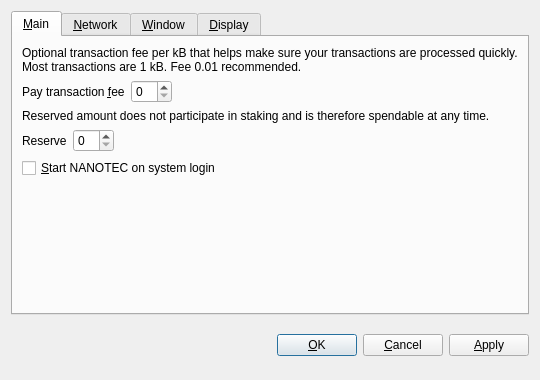
<?xml version="1.0" encoding="UTF-8"?>
<ui version="4.0">
 <class>OptionsDialog</class>
 <widget class="QDialog" name="OptionsDialog">
  <property name="geometry">
   <rect>
    <x>0</x>
    <y>0</y>
    <width>540</width>
    <height>380</height>
   </rect>
  </property>
  <property name="windowTitle">
   <string>Options</string>
  </property>
  <property name="modal">
   <bool>true</bool>
  </property>
  <layout class="QVBoxLayout" name="verticalLayout">
   <item>
    <widget class="QTabWidget" name="tabWidget">
     <property name="tabPosition">
      <enum>QTabWidget::North</enum>
     </property>
     <property name="currentIndex">
      <number>0</number>
     </property>
     <widget class="QWidget" name="tabMain">
      <attribute name="title">
       <string>&amp;Main</string>
      </attribute>
      <layout class="QVBoxLayout" name="verticalLayout_Main">
       <item>
        <widget class="QLabel" name="transactionFeeInfoLabel">
         <property name="text">
          <string>Optional transaction fee per kB that helps make sure your transactions are processed quickly. Most transactions are 1 kB. Fee 0.01 recommended.</string>
         </property>
         <property name="textFormat">
          <enum>Qt::PlainText</enum>
         </property>
         <property name="wordWrap">
          <bool>true</bool>
         </property>
        </widget>
       </item>
       <item>
        <layout class="QHBoxLayout" name="horizontalLayoutFee">
         <item>
          <widget class="QLabel" name="transactionFeeLabel">
           <property name="text">
            <string>Pay transaction &amp;fee</string>
           </property>
           <property name="textFormat">
            <enum>Qt::PlainText</enum>
           </property>
           <property name="buddy">
            <cstring>transactionFee</cstring>
           </property>
          </widget>
         </item>
         <item>
          <widget class="BitcoinAmountField" name="transactionFee"/>
         </item>
         <item>
          <spacer name="horizontalSpacerFee">
           <property name="orientation">
            <enum>Qt::Horizontal</enum>
           </property>
           <property name="sizeHint" stdset="0">
            <size>
             <width>40</width>
             <height>20</height>
            </size>
           </property>
          </spacer>
         </item>
        </layout>
       </item>
       <item>
        <widget class="QLabel" name="reserveBalanceInfoLabel">
         <property name="text">
          <string>Reserved amount does not participate in staking and is therefore spendable at any time.</string>
         </property>
         <property name="textFormat">
          <enum>Qt::PlainText</enum>
         </property>
         <property name="wordWrap">
          <bool>true</bool>
         </property>
        </widget>
       </item>
       <item>
        <layout class="QHBoxLayout" name="horizontalLayoutReserveBalance">
         <item>
          <widget class="QLabel" name="reserveBalanceLabel">
           <property name="text">
            <string>Reserve</string>
           </property>
           <property name="textFormat">
            <enum>Qt::PlainText</enum>
           </property>
           <property name="buddy">
            <cstring>reserveBalance</cstring>
           </property>
          </widget>
         </item>
         <item>
          <widget class="BitcoinAmountField" name="reserveBalance"/>
         </item>
         <item>
          <spacer name="horizontalSpacerReserveBalance">
           <property name="orientation">
            <enum>Qt::Horizontal</enum>
           </property>
           <property name="sizeHint" stdset="0">
            <size>
             <width>40</width>
             <height>20</height>
            </size>
           </property>
          </spacer>
         </item>
        </layout>
       </item>
       <item>
        <widget class="QCheckBox" name="bitcoinAtStartup">
         <property name="toolTip">
          <string>Automatically start NANOTEC after logging in to the system.</string>
         </property>
         <property name="text">
          <string>&amp;Start NANOTEC on system login</string>
         </property>
        </widget>
       </item>
       <item>
        <spacer name="verticalSpacer_Main">
         <property name="orientation">
          <enum>Qt::Vertical</enum>
         </property>
         <property name="sizeHint" stdset="0">
          <size>
           <width>20</width>
           <height>40</height>
          </size>
         </property>
        </spacer>
       </item>
      </layout>
     </widget>
     <widget class="QWidget" name="tabNetwork">
      <attribute name="title">
       <string>&amp;Network</string>
      </attribute>
      <layout class="QVBoxLayout" name="verticalLayout_Network">
       <item>
        <widget class="QCheckBox" name="mapPortUpnp">
         <property name="toolTip">
          <string>Automatically open the NANOTEC client port on the router. This only works when your router supports UPnP and it is enabled.</string>
         </property>
         <property name="text">
          <string>Map port using &amp;UPnP</string>
         </property>
        </widget>
       </item>
       <item>
        <widget class="QCheckBox" name="connectSocks">
         <property name="toolTip">
          <string>Connect to the NANOTEC network through a SOCKS proxy (e.g. when connecting through Tor).</string>
         </property>
         <property name="text">
          <string>&amp;Connect through SOCKS proxy:</string>
         </property>
        </widget>
       </item>
       <item>
        <layout class="QHBoxLayout" name="horizontalLayout_Network">
         <item>
          <widget class="QLabel" name="proxyIpLabel">
           <property name="text">
            <string>Proxy &amp;IP:</string>
           </property>
           <property name="textFormat">
            <enum>Qt::PlainText</enum>
           </property>
           <property name="buddy">
            <cstring>proxyIp</cstring>
           </property>
          </widget>
         </item>
         <item>
          <widget class="QValidatedLineEdit" name="proxyIp">
           <property name="maximumSize">
            <size>
             <width>140</width>
             <height>16777215</height>
            </size>
           </property>
           <property name="toolTip">
            <string>IP address of the proxy (e.g. 127.0.0.1)</string>
           </property>
          </widget>
         </item>
         <item>
          <widget class="QLabel" name="proxyPortLabel">
           <property name="text">
            <string>&amp;Port:</string>
           </property>
           <property name="textFormat">
            <enum>Qt::PlainText</enum>
           </property>
           <property name="buddy">
            <cstring>proxyPort</cstring>
           </property>
          </widget>
         </item>
         <item>
          <widget class="QLineEdit" name="proxyPort">
           <property name="maximumSize">
            <size>
             <width>55</width>
             <height>16777215</height>
            </size>
           </property>
           <property name="toolTip">
            <string>Port of the proxy (e.g. 9050)</string>
           </property>
          </widget>
         </item>
         <item>
          <widget class="QLabel" name="socksVersionLabel">
           <property name="text">
            <string>SOCKS &amp;Version:</string>
           </property>
           <property name="textFormat">
            <enum>Qt::PlainText</enum>
           </property>
           <property name="buddy">
            <cstring>socksVersion</cstring>
           </property>
          </widget>
         </item>
         <item>
          <widget class="QValueComboBox" name="socksVersion">
           <property name="toolTip">
            <string>SOCKS version of the proxy (e.g. 5)</string>
           </property>
          </widget>
         </item>
         <item>
          <spacer name="horizontalSpacer_Network">
           <property name="orientation">
            <enum>Qt::Horizontal</enum>
           </property>
           <property name="sizeHint" stdset="0">
            <size>
             <width>40</width>
             <height>20</height>
            </size>
           </property>
          </spacer>
         </item>
        </layout>
       </item>
       <item>
        <spacer name="verticalSpacer_Network">
         <property name="orientation">
          <enum>Qt::Vertical</enum>
         </property>
         <property name="sizeHint" stdset="0">
          <size>
           <width>20</width>
           <height>40</height>
          </size>
         </property>
        </spacer>
       </item>
      </layout>
     </widget>
     <widget class="QWidget" name="tabWindow">
      <attribute name="title">
       <string>&amp;Window</string>
      </attribute>
      <layout class="QVBoxLayout" name="verticalLayout_Window">
       <item>
        <widget class="QCheckBox" name="minimizeToTray">
         <property name="toolTip">
          <string>Show only a tray icon after minimizing the window.</string>
         </property>
         <property name="text">
          <string>&amp;Minimize to the tray instead of the taskbar</string>
         </property>
        </widget>
       </item>
       <item>
        <widget class="QCheckBox" name="minimizeOnClose">
         <property name="toolTip">
          <string>Minimize instead of exit the application when the window is closed. When this option is enabled, the application will be closed only after selecting Quit in the menu.</string>
         </property>
         <property name="text">
          <string>M&amp;inimize on close</string>
         </property>
        </widget>
       </item>
       <item>
        <spacer name="verticalSpacer_Window">
         <property name="orientation">
          <enum>Qt::Vertical</enum>
         </property>
         <property name="sizeHint" stdset="0">
          <size>
           <width>20</width>
           <height>40</height>
          </size>
         </property>
        </spacer>
       </item>
      </layout>
     </widget>
     <widget class="QWidget" name="tabDisplay">
      <attribute name="title">
       <string>&amp;Display</string>
      </attribute>
      <layout class="QVBoxLayout" name="verticalLayout_Display">
       <item>
        <layout class="QHBoxLayout" name="horizontalLayout_1_Display">
         <item>
          <widget class="QLabel" name="langLabel">
           <property name="text">
            <string>User Interface &amp;language:</string>
           </property>
           <property name="textFormat">
            <enum>Qt::PlainText</enum>
           </property>
           <property name="buddy">
            <cstring>lang</cstring>
           </property>
          </widget>
         </item>
         <item>
          <widget class="QValueComboBox" name="lang">
           <property name="toolTip">
            <string>The user interface language can be set here. This setting will take effect after restarting NANOTEC.</string>
           </property>
          </widget>
         </item>
        </layout>
       </item>
       <item>
        <layout class="QHBoxLayout" name="horizontalLayout_2_Display">
         <item>
          <widget class="QLabel" name="unitLabel">
           <property name="text">
            <string>&amp;Unit to show amounts in:</string>
           </property>
           <property name="textFormat">
            <enum>Qt::PlainText</enum>
           </property>
           <property name="buddy">
            <cstring>unit</cstring>
           </property>
          </widget>
         </item>
         <item>
          <widget class="QValueComboBox" name="unit">
           <property name="toolTip">
            <string>Choose the default subdivision unit to show in the interface and when sending coins.</string>
           </property>
          </widget>
         </item>
        </layout>
       </item>
       <item>
        <widget class="QCheckBox" name="displayAddresses">
         <property name="toolTip">
          <string>Whether to show NANOTEC addresses in the transaction list or not.</string>
         </property>
         <property name="text">
          <string>&amp;Display addresses in transaction list</string>
         </property>
        </widget>
       </item>
       <item>
        <widget class="QCheckBox" name="coinControlFeatures">
         <property name="toolTip">
          <string>Whether to show coin control features or not.</string>
         </property>
         <property name="text">
          <string>Display coin &amp;control features (experts only!)</string>
         </property>
        </widget>
       </item>
       <item>
        <spacer name="verticalSpacer_Display">
         <property name="orientation">
          <enum>Qt::Vertical</enum>
         </property>
         <property name="sizeHint" stdset="0">
          <size>
           <width>20</width>
           <height>40</height>
          </size>
         </property>
        </spacer>
       </item>
      </layout>
     </widget>
    </widget>
   </item>
   <item>
    <layout class="QHBoxLayout" name="horizontalLayout_Buttons">
     <item>
      <spacer name="horizontalSpacer_1">
       <property name="orientation">
        <enum>Qt::Horizontal</enum>
       </property>
       <property name="sizeHint" stdset="0">
        <size>
         <width>40</width>
         <height>48</height>
        </size>
       </property>
      </spacer>
     </item>
     <item>
      <widget class="QLabel" name="statusLabel">
       <property name="font">
        <font>
         <weight>75</weight>
         <bold>true</bold>
        </font>
       </property>
       <property name="text">
        <string/>
       </property>
       <property name="textFormat">
        <enum>Qt::PlainText</enum>
       </property>
       <property name="wordWrap">
        <bool>true</bool>
       </property>
      </widget>
     </item>
     <item>
      <spacer name="horizontalSpacer_2">
       <property name="orientation">
        <enum>Qt::Horizontal</enum>
       </property>
       <property name="sizeHint" stdset="0">
        <size>
         <width>40</width>
         <height>48</height>
        </size>
       </property>
      </spacer>
     </item>
     <item>
      <widget class="QPushButton" name="okButton">
       <property name="text">
        <string>&amp;OK</string>
       </property>
      </widget>
     </item>
     <item>
      <widget class="QPushButton" name="cancelButton">
       <property name="text">
        <string>&amp;Cancel</string>
       </property>
       <property name="autoDefault">
        <bool>false</bool>
       </property>
      </widget>
     </item>
     <item>
      <widget class="QPushButton" name="applyButton">
       <property name="text">
        <string>&amp;Apply</string>
       </property>
       <property name="autoDefault">
        <bool>false</bool>
       </property>
      </widget>
     </item>
    </layout>
   </item>
  </layout>
 </widget>
 <customwidgets>
  <customwidget>
   <class>BitcoinAmountField</class>
   <extends>QSpinBox</extends>
   <header>bitcoinamountfield.h</header>
  </customwidget>
  <customwidget>
   <class>QValueComboBox</class>
   <extends>QComboBox</extends>
   <header>qvaluecombobox.h</header>
  </customwidget>
  <customwidget>
   <class>QValidatedLineEdit</class>
   <extends>QLineEdit</extends>
   <header>qvalidatedlineedit.h</header>
  </customwidget>
 </customwidgets>
 <resources/>
 <connections/>
</ui>
